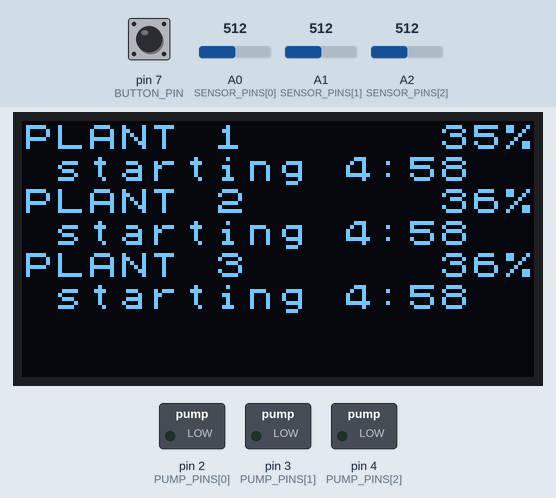
A sketch run on a simulated Arduino Uno, built with avr-gcc and run on an emulated ATmega328P. On the bench: 128×64 one-colour display, switched loads named in the sketch (green lamp = pin HIGH). The test bench sets the inputs (shaded band); at power-on: A0 (SENSOR_PINS[0]) = 512, A1 (SENSOR_PINS[1]) = 512, A2 (SENSOR_PINS[2]) = 512, pin 7 (BUTTON_PIN) HIGH. What the sketch prints to the serial monitor is not drawn.

Above: at 1.6 s.
1.7 s: A0 (SENSOR_PINS[0]) set to 679
At 3.2 s:
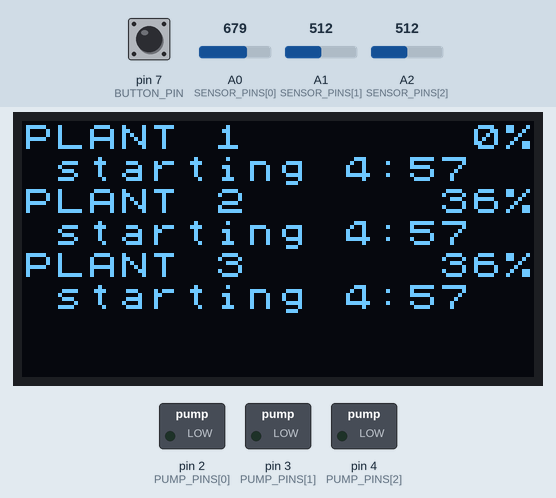
3.7 s: A0 (SENSOR_PINS[0]) set to 704
At 5.4 s:
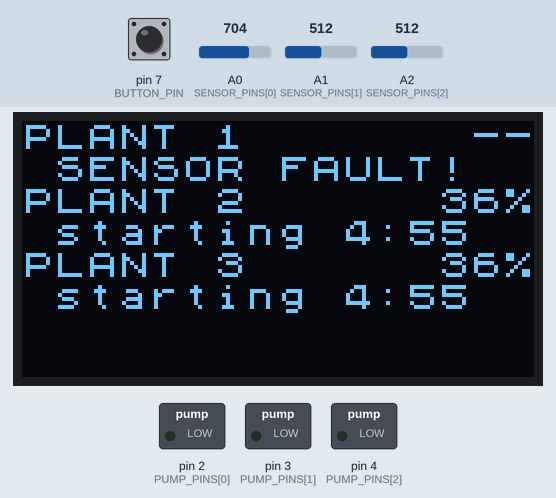
6.7 s: A1 (SENSOR_PINS[1]) set to 716
At 8.7 s:
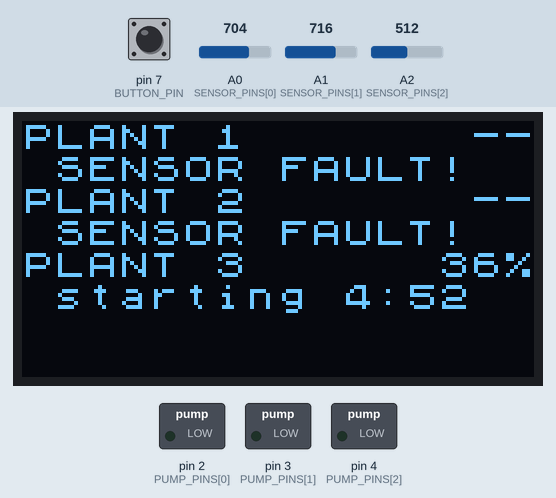
9.1 s: A2 (SENSOR_PINS[2]) set to 900
At 11.0 s:
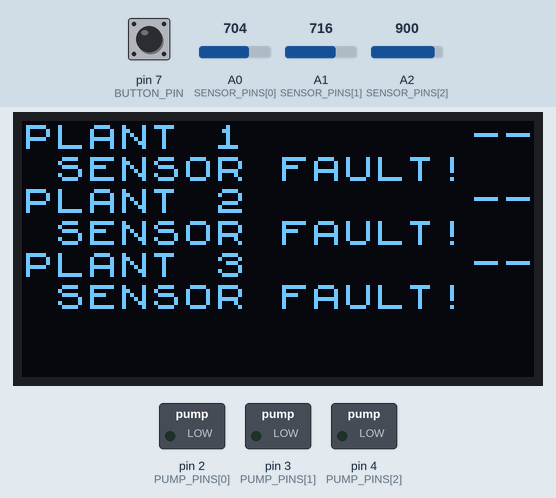
11.5 s: A1 (SENSOR_PINS[1]) set to 511
At 12.8 s:
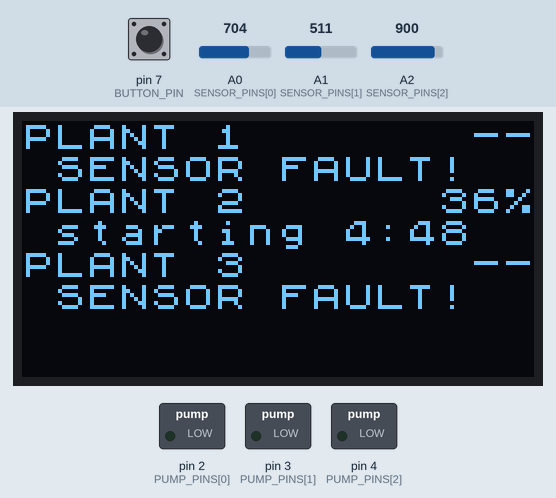
13.4 s: A1 (SENSOR_PINS[1]) set to 122
At 15.3 s:
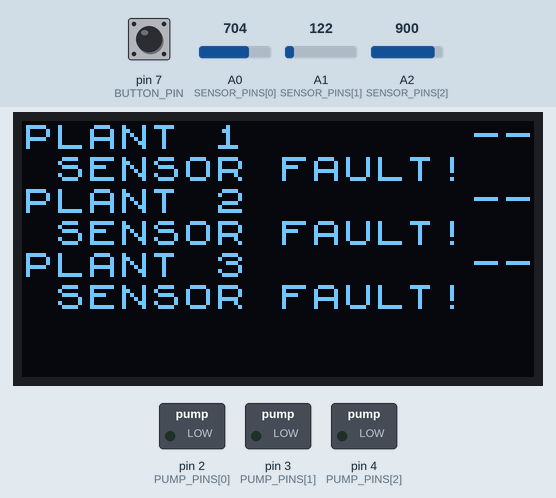
Timing chart, 0 to 16.5 s (numbered marks = the images above; inputs shaded):
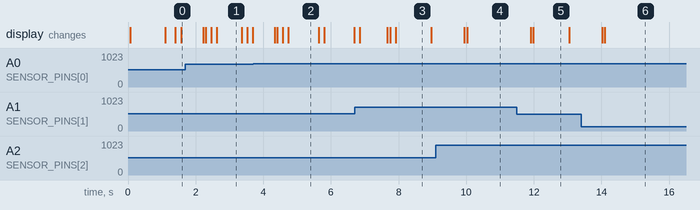

Measured:
- the behaviour switches between 690 and 691 on A0 (SENSOR_PINS[0]) (found by bisection; images 1 and 2)
- after the input at 3.7 s, the display: first changes after 0.64 s (image 2 shows a later state)
- after the input at 11.5 s, the display: first changes after 0.40 s (image 5 shows a later state)
- what the display in image 1 shows lasts 0.8 s, from 2.6 s to 3.4 s
- what the display in image 2 shows lasts 0.9 s, from 4.7 s to 5.6 s
- what the display in image 3 shows lasts 1.1 s, from 7.9 s to 9.0 s

The sketch:

plant_waterer.ino
```cpp
// Automatic plant waterer. Each plant has its own moisture sensor and pump.
// When a plant's soil gets too dry, its pump runs in short bursts, with a
// soak after each, until the soil is moist again. Safety checks pause or
// stop a plant's watering if something looks wrong. A small OLED screen
// shows what every plant is doing. It sleeps after a minute and wakes
// with a button press, or by itself when a plant has a problem. A watchdog
// restarts the board if it ever freezes.

#include <U8x8lib.h>  // OLED screen library: install "U8g2" from the Library Manager
#include <Wire.h>     // I2C, the 2-wire connection the screen uses
#include <avr/wdt.h>  // watchdog timer: restarts the board if it freezes

// ---- Settings: edit these before uploading ----

// Wiring: which Arduino pins each plant's sensor and pump are connected to.
const uint8_t NUM_PLANTS = 3;
const uint8_t SENSOR_PINS[NUM_PLANTS] = {A0, A1, A2};
const uint8_t PUMP_PINS[NUM_PLANTS]   = {2, 3, 4};

// Push button that wakes the screen: one leg to this pin, the other to
// GND. No resistor needed, because the pin uses the board's built-in
// pull-up resistor (it reads HIGH normally and LOW while pressed).
const uint8_t BUTTON_PIN = 7;

// The OLED screen: 128x64 pixels with the SSD1306 chip, wired over I2C
// (SDA to A4, SCL to A5). U8X8_PIN_NONE means its reset pin isn't used.
// For a different screen, such as a 1.3" one with the SH1106 chip, swap
// this line for the matching one from the U8g2 library's list of displays.
U8X8_SSD1306_128X64_NONAME_HW_I2C screen(U8X8_PIN_NONE);

// Each sensor's raw reading when completely dry and completely wet, from
// calibrating it. Higher readings mean drier soil.
const int DRY_RAW[NUM_PLANTS] = {640, 639, 637};
const int WET_RAW[NUM_PLANTS] = {284, 287, 291};

// A reading more than SENSOR_MARGIN past either calibration value can't
// come from real soil, so it counts as a sensor fault (usually a loose or
// broken wire). That plant's watering pauses until it reads normally again.
const int SENSOR_MARGIN = 50;

// Start watering when moisture drops below START_PCT, and keep going
// until it reaches STOP_PCT. The gap stops a reading that hovers near
// one number from resetting the burst count and dodging the lockout.
const int START_PCT[NUM_PLANTS] = {35, 35, 35};
const int STOP_PCT[NUM_PLANTS]  = {45, 45, 45};

// How long each pump runs per burst, and about how much water that gives
// (shown on the screen). If you change PUMP_MS, measure the water again
// and update ML_PER_BURST to match.
const unsigned long PUMP_MS[NUM_PLANTS] = {45000UL, 45000UL, 45000UL};
const int ML_PER_BURST[NUM_PLANTS]      = {50, 50, 50};

// Timing. All times are in milliseconds.
const unsigned long SOAK_MS      = 10UL * 60000UL;    // 10 minutes for water to soak in
const unsigned long PRINT_MS     = 5000UL;            // status line every 5 seconds
const unsigned long DISPLAY_MS   = 1000UL;            // screen refresh every second
const unsigned long SCREEN_ON_MS = 60000UL;           // screen sleeps 1 minute after a press
const unsigned long DAY_MS       = 24UL * 3600000UL;  // 24 hours, for DAILY_CAP

// Safety lockouts. A locked-out plant gets no more water until the board
// is reset (reset button or unplugging it).
const uint8_t MAX_BURSTS = 4;  // bursts in a row that don't reach STOP_PCT
const uint8_t DAILY_CAP  = 8;  // bursts per plant in any 24 hours

// No watering for STARTUP_MS after power-on or any restart. Lockouts and
// the daily cap are forgotten when the board restarts, so if something
// keeps restarting it (like a power dip each time a pump starts), this
// stops the pumps from running again straight away every time.
const unsigned long STARTUP_MS = 5UL * 60000UL;  // 5 minutes

// ---- Runtime state: changes while the program runs ----

// What each plant is doing right now. A plant goes IDLE -> PUMPING ->
// SOAKING, then back to IDLE, into another burst, or to LOCKED_OUT.
enum State { IDLE, PUMPING, SOAKING, LOCKED_OUT };
State state[NUM_PLANTS];               // globals start at 0, so every plant starts IDLE
unsigned long stateStart[NUM_PLANTS];  // millis() when the current state began
uint8_t burstCount[NUM_PLANTS];        // bursts so far in this round of watering
bool sensorFault[NUM_PLANTS];          // true while a sensor reads out of range
unsigned long lastPrint = 0;           // millis() of the last status line
unsigned long lastDisplay = 0;         // millis() of the last screen refresh
unsigned long lastWake = 0;            // millis() of the last button press or problem
bool screenOn = true;                  // screen.begin() turns the screen on
bool startupDone = false;              // true once STARTUP_MS has passed

// Short reason shown on the screen while a plant is locked out. Each
// entry points to a piece of text stored in flash (see lockOut).
const __FlashStringHelper* lockHint[NUM_PLANTS];

// Start times of each plant's bursts in the last 24 hours, for DAILY_CAP.
// It's a ring buffer: each plant's DAILY_CAP slots are reused in a circle.
unsigned long recentBursts[NUM_PLANTS][DAILY_CAP];
uint8_t recentHead[NUM_PLANTS];   // slot holding the oldest time
uint8_t recentCount[NUM_PLANTS];  // how many slots are in use

// ---- Helper functions ----

// Turn plant i's pump on or off.
void setPump(uint8_t i, bool on) {
  digitalWrite(PUMP_PINS[i], on ? HIGH : LOW);
}

// Print "Plant N: " to start a message. Plants are numbered from 1.
void printPlant(uint8_t i) {
  Serial.print(F("Plant ")); Serial.print(i + 1); Serial.print(F(": "));
}

// Stop watering plant i until the board is reset. `hint` is a short
// reason for the screen; `why` is the full message for the serial log.
void lockOut(uint8_t i, const __FlashStringHelper* hint, const __FlashStringHelper* why) {
  state[i] = LOCKED_OUT;
  lockHint[i] = hint;
  printPlant(i);
  Serial.print(F("LOCKED OUT - ")); Serial.println(why);
}

// Read plant i's sensor, averaging several readings to smooth out noise.
int readRaw(uint8_t i) {
  const uint8_t SAMPLES = 10;
  long sum = 0;
  for (uint8_t s = 0; s < SAMPLES; s++) {
    sum += analogRead(SENSOR_PINS[i]);
    delay(2);  // short gap between readings
  }
  return sum / SAMPLES;
}

// Convert a raw reading to 0-100% moisture using that sensor's calibration.
int toPercent(uint8_t i, int raw) {
  int pct = map(raw, DRY_RAW[i], WET_RAW[i], 0, 100);
  return constrain(pct, 0, 100);
}

// Decide whether plant i's reading can be trusted, and print a message
// when its sensor stops or starts reading normally.
void checkSensor(uint8_t i, int raw) {
  bool bad = raw > DRY_RAW[i] + SENSOR_MARGIN || raw < WET_RAW[i] - SENSOR_MARGIN;
  if (bad == sensorFault[i]) return;  // no change since last pass
  sensorFault[i] = bad;
  printPlant(i);
  if (bad) Serial.println(F("SENSOR FAULT - reading out of range, check its wiring"));
  else     Serial.println(F("sensor reading back to normal"));
}

// Forget bursts more than a day old. Runs every pass, so no saved time
// gets old enough to be confused when millis() rolls over (~49 days).
void forgetOldBursts(uint8_t i, unsigned long now) {
  while (recentCount[i] > 0 && now - recentBursts[i][recentHead[i]] >= DAY_MS) {
    recentHead[i] = (recentHead[i] + 1) % DAILY_CAP;
    recentCount[i]--;
  }
}

// Start one burst of watering, unless plant i has hit DAILY_CAP.
void startBurst(uint8_t i, unsigned long now) {
  if (recentCount[i] >= DAILY_CAP) {
    // Wants more water than any normal day needs: water running
    // through the pot or a bad sensor reading. Stop until reset.
    lockOut(i, F("leak?"), F("daily cap hit - check for leaks/sensor, then reset"));
    return;
  }
  recentBursts[i][(recentHead[i] + recentCount[i]) % DAILY_CAP] = now;
  recentCount[i]++;

  setPump(i, true);
  state[i] = PUMPING;
  stateStart[i] = now;
  burstCount[i]++;
  printPlant(i);
  Serial.print(F("watering, burst ")); Serial.println(burstCount[i]);
}

// ---- Screen ----
// In text mode the screen fits 16 characters x 8 rows. Each plant gets
// two rows, so there's room for 4 plants:
//   PLANT 1      42%
//    waiting  150mL     <- water given in the last 24 hours
// To save the screen from burn-in, it sleeps SCREEN_ON_MS after the last
// button press, but stays on while any plant has a problem.

// True if any plant is locked out or has a faulty sensor.
bool anyProblem() {
  for (uint8_t i = 0; i < NUM_PLANTS; i++) {
    if (state[i] == LOCKED_OUT || sensorFault[i]) return true;
  }
  return false;
}

// How much of a wait of `total` ms is left, counting from when plant i
// entered its current state.
unsigned long timeLeft(uint8_t i, unsigned long total, unsigned long now) {
  unsigned long elapsed = now - stateStart[i];
  return elapsed < total ? total - elapsed : 0;
}

// Print a time as minutes:seconds, such as 7:05. Returns how many
// characters it printed.
uint8_t printMinSec(unsigned long ms) {
  unsigned long secs = ms / 1000;
  uint8_t n = screen.print(secs / 60);
  n += screen.print(':');
  if (secs % 60 < 10) n += screen.print('0');
  n += screen.print(secs % 60);
  return n;
}

// Draw plant i's two rows. Every row is filled out to all 16 columns, so
// nothing is left over from a longer message drawn there before.
void drawPlant(uint8_t i, int pct, unsigned long now) {
  uint8_t row = i * 2;

  // Row 1: the plant number, then moisture in the last 4 columns.
  screen.setCursor(0, row);
  screen.print(F("PLANT ")); screen.print(i + 1); screen.print(F("     "));
  if (sensorFault[i]) {
    screen.print(F("  --"));
  } else {
    if (pct < 100) screen.print(' ');  // line the numbers up on the right
    if (pct < 10)  screen.print(' ');
    screen.print(pct); screen.print('%');
  }

  // Row 2: what the plant is doing. Problems are shown first.
  screen.setCursor(0, row + 1);
  uint8_t n;  // characters printed so far on this row
  if (state[i] == LOCKED_OUT) {
    n = screen.print(F(" LOCKED: "));
    n += screen.print(lockHint[i]);
  } else if (sensorFault[i]) {
    n = screen.print(F(" SENSOR FAULT!"));
  } else if (state[i] == PUMPING) {
    n = screen.print(F(" PUMPING  "));
    n += printMinSec(timeLeft(i, PUMP_MS[i], now));
  } else if (state[i] == SOAKING) {
    n = screen.print(F(" soaking  "));
    n += printMinSec(timeLeft(i, SOAK_MS, now));
  } else if (!startupDone) {
    n = screen.print(F(" starting "));
    n += printMinSec(STARTUP_MS - now);
  } else {
    n = screen.print(F(" waiting  "));
    n += screen.print(recentCount[i] * ML_PER_BURST[i]);
    n += screen.print(F("mL"));
  }
  while (n < 16) n += screen.print(' ');  // blank the rest of the row
}

// ---- Main program ----

// Runs once, at power-on or reset.
void setup() {
  Serial.begin(9600);
  for (uint8_t i = 0; i < NUM_PLANTS; i++) {
    setPump(i, false);  // write "off" first so the pump can't blip on
    pinMode(PUMP_PINS[i], OUTPUT);
  }
  pinMode(BUTTON_PIN, INPUT_PULLUP);

  screen.begin();
  screen.setFont(u8x8_font_chroma48medium8_r);
  screen.setCursor(0, 0);
  screen.print(F("Starting"));

  Serial.print(F("Starting - no watering for the first "));
  Serial.print(STARTUP_MS / 60000); Serial.println(F(" minutes"));

  // Turn on the watchdog. If loop() ever stops running for 4 seconds
  // (the board froze), the watchdog restarts the board, and the restart
  // switches every pump off. loop() calls wdt_reset() to show it's alive.
  wdt_enable(WDTO_4S);
}

// Runs over and over, forever. Each pass is quick, so every plant gets
// checked many times a second and no plant has to wait for another.
void loop() {
  wdt_reset();  // tell the watchdog the program is still running
  unsigned long now = millis();

  // Watering stays off until STARTUP_MS after power-on. (Once this flips
  // to true it stays true, so millis() rolling over can't restart it.)
  if (!startupDone && now >= STARTUP_MS) {
    startupDone = true;
    Serial.println(F("Startup delay over - watering enabled"));
  }

  // 1. Read each sensor once and check it. The state machine, status
  //    line and screen below all use these readings.
  int raw[NUM_PLANTS], pct[NUM_PLANTS];
  for (uint8_t i = 0; i < NUM_PLANTS; i++) {
    raw[i] = readRaw(i);
    pct[i] = toPercent(i, raw[i]);
    checkSensor(i, raw[i]);
  }

  // 2. Move each plant along through its states.
  for (uint8_t i = 0; i < NUM_PLANTS; i++) {
    forgetOldBursts(i, now);

    switch (state[i]) {
      case IDLE:
        // Waiting for the soil to dry out (and for the startup delay
        // to end and the sensor to be working).
        if (startupDone && !sensorFault[i] && pct[i] < START_PCT[i]) startBurst(i, now);
        break;

      case PUMPING:
        // Pump runs for PUMP_MS, then the water soaks in.
        if (now - stateStart[i] >= PUMP_MS[i]) {
          setPump(i, false);
          state[i] = SOAKING;
          stateStart[i] = now;
          printPlant(i);
          Serial.println(F("pump off, soaking"));
        }
        break;

      case SOAKING:
        // After SOAK_MS: wet enough, give up, or water again. With a
        // faulty sensor it waits here, so a bad reading decides nothing.
        if (now - stateStart[i] >= SOAK_MS && !sensorFault[i]) {
          if (pct[i] >= STOP_PCT[i]) {
            burstCount[i] = 0;
            state[i] = IDLE;
          } else if (burstCount[i] >= MAX_BURSTS) {
            // Still dry after several bursts: reservoir empty,
            // tube off, or sensor out of the soil. Stop until reset.
            lockOut(i, F("refill?"), F("still dry - check reservoir/sensor, then reset"));
          } else {
            startBurst(i, now);
          }
        }
        break;

      case LOCKED_OUT:
        // Nothing to do until the board is reset.
        break;
    }
  }

  // 3. Print a status line every PRINT_MS.
  if (now - lastPrint >= PRINT_MS) {
    lastPrint = now;
    for (uint8_t i = 0; i < NUM_PLANTS; i++) {
      Serial.print(F("P")); Serial.print(i + 1);
      Serial.print(F(" raw=")); Serial.print(raw[i]);
      if (sensorFault[i]) {
        Serial.print(F(" FAULT  "));
      } else {
        Serial.print(F(" ")); Serial.print(pct[i]); Serial.print(F("%  "));
      }
    }
    Serial.println();
  }

  // 4. Wake the screen on a button press or a problem, and let it sleep
  //    once SCREEN_ON_MS passes with neither. Button bounce doesn't
  //    matter here: extra presses just restart the same timer.
  bool woke = false;
  if (digitalRead(BUTTON_PIN) == LOW || anyProblem()) {
    lastWake = now;
    if (!screenOn) {
      screenOn = true;
      woke = true;
      screen.setPowerSave(0);  // 0 = screen on
    }
  } else if (screenOn && now - lastWake >= SCREEN_ON_MS) {
    screenOn = false;
    screen.setPowerSave(1);    // 1 = screen off (what it shows is kept)
  }

  // 5. While the screen is on, redraw it every DISPLAY_MS, and right
  //    away when it wakes so it never shows old information.
  if (screenOn && (woke || now - lastDisplay >= DISPLAY_MS)) {
    lastDisplay = now;
    for (uint8_t i = 0; i < NUM_PLANTS; i++) drawPlant(i, pct[i], now);
  }
}
```
